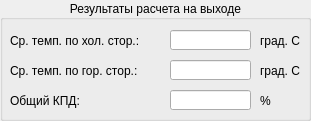
  <widget class="QGroupBox" name="groupBox_5">
   <property name="geometry">
    <rect>
     <x>330</x>
     <y>360</y>
     <width>311</width>
     <height>121</height>
    </rect>
   </property>
   <property name="title">
    <string>Результаты расчета на выходе</string>
   </property>
   <property name="alignment">
    <set>Qt::AlignCenter</set>
   </property>
   <widget class="QLabel" name="label_43">
    <property name="geometry">
     <rect>
      <x>10</x>
      <y>60</y>
      <width>161</width>
      <height>21</height>
     </rect>
    </property>
    <property name="text">
     <string>Ср. темп. по гор. стор.:</string>
    </property>
   </widget>
   <widget class="QLineEdit" name="TBRESlineEdit">
    <property name="geometry">
     <rect>
      <x>170</x>
      <y>60</y>
      <width>81</width>
      <height>20</height>
     </rect>
    </property>
    <property name="cursor">
     <cursorShape>ArrowCursor</cursorShape>
    </property>
    <property name="readOnly">
     <bool>true</bool>
    </property>
   </widget>
   <widget class="QLabel" name="label_42">
    <property name="geometry">
     <rect>
      <x>260</x>
      <y>60</y>
      <width>51</width>
      <height>21</height>
     </rect>
    </property>
    <property name="text">
     <string>град. C</string>
    </property>
   </widget>
   <widget class="QLineEdit" name="TGRESlineEdit">
    <property name="geometry">
     <rect>
      <x>170</x>
      <y>30</y>
      <width>81</width>
      <height>20</height>
     </rect>
    </property>
    <property name="cursor">
     <cursorShape>ArrowCursor</cursorShape>
    </property>
    <property name="readOnly">
     <bool>true</bool>
    </property>
   </widget>
   <widget class="QLabel" name="label_11">
    <property name="geometry">
     <rect>
      <x>260</x>
      <y>30</y>
      <width>51</width>
      <height>21</height>
     </rect>
    </property>
    <property name="text">
     <string>град. C</string>
    </property>
   </widget>
   <widget class="QLabel" name="label_3">
    <property name="geometry">
     <rect>
      <x>10</x>
      <y>30</y>
      <width>161</width>
      <height>21</height>
     </rect>
    </property>
    <property name="text">
     <string>Ср. темп. по хол. стор.:</string>
    </property>
   </widget>
   <widget class="QLabel" name="label_64">
    <property name="geometry">
     <rect>
      <x>10</x>
      <y>90</y>
      <width>161</width>
      <height>21</height>
     </rect>
    </property>
    <property name="text">
     <string>Общий КПД:</string>
    </property>
   </widget>
   <widget class="QLineEdit" name="COElineEdit">
    <property name="geometry">
     <rect>
      <x>170</x>
      <y>90</y>
      <width>81</width>
      <height>20</height>
     </rect>
    </property>
    <property name="cursor">
     <cursorShape>ArrowCursor</cursorShape>
    </property>
    <property name="toolTip">
     <string>КПД после каждого из проходов для теплообменника в целом</string>
    </property>
    <property name="readOnly">
     <bool>true</bool>
    </property>
   </widget>
   <widget class="QLabel" name="label_69">
    <property name="geometry">
     <rect>
      <x>260</x>
      <y>90</y>
      <width>51</width>
      <height>21</height>
     </rect>
    </property>
    <property name="text">
     <string>%</string>
    </property>
   </widget>
  </widget>
